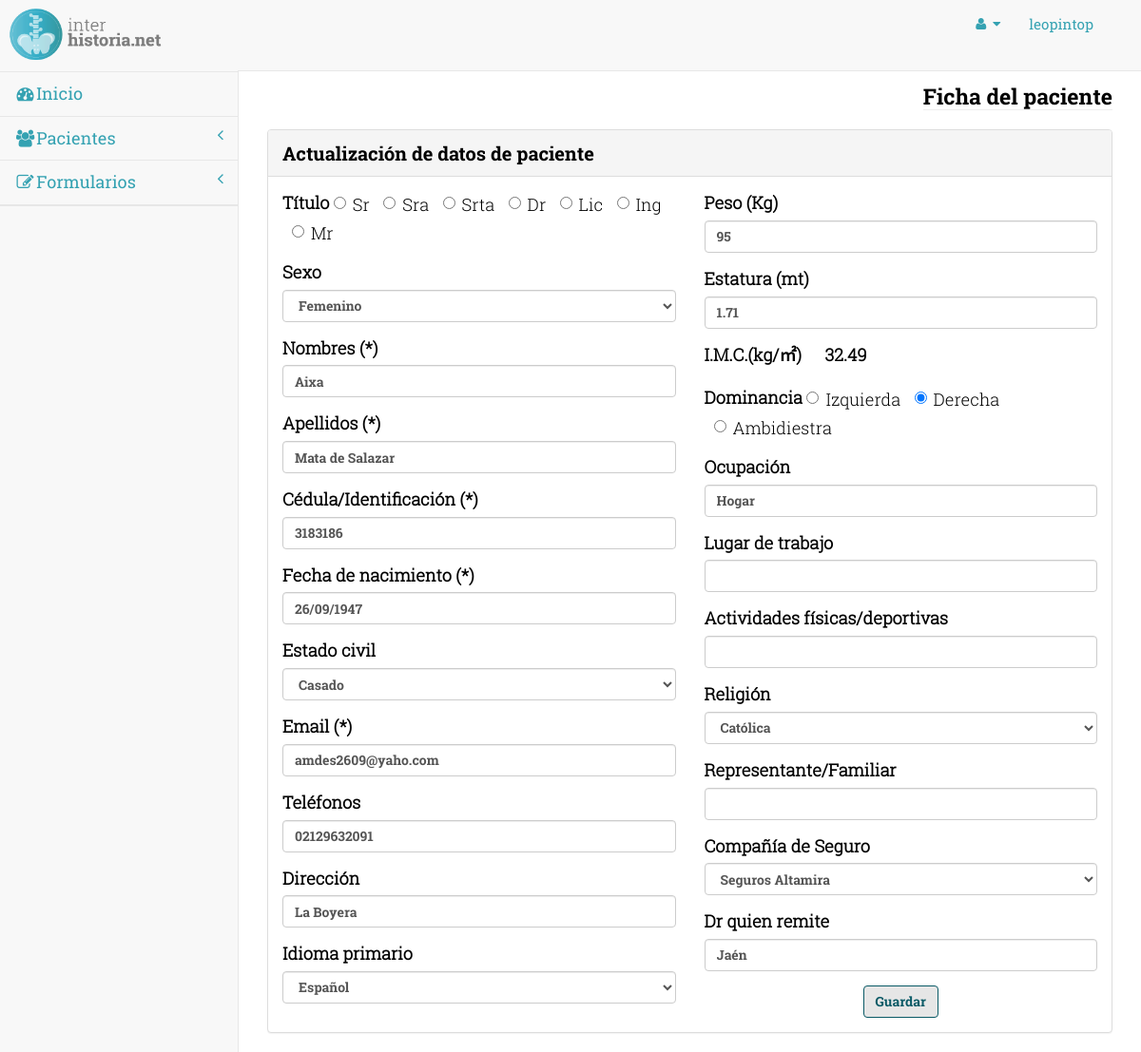
/pages/mpaciente.php?p=49 (signed in), run on the app's committed database.
### tables this page shows
CREATE TABLE IF NOT EXISTS `paciente` (
  `idPaciente` int(11) NOT NULL AUTO_INCREMENT,
  `titulo` varchar(4) DEFAULT NULL,
  `nombre` varchar(120) NOT NULL,
  `apellido` varchar(120) NOT NULL,
  `cedula` varchar(15) NOT NULL,
  `fecha_nacimiento` date NOT NULL,
  `direccion` varchar(200) DEFAULT NULL,
  `sexo` varchar(15) DEFAULT NULL,
  `ocupacion` varchar(45) DEFAULT NULL,
  `lugar_trabajo` varchar(100) DEFAULT NULL,
  `telefono` varchar(45) DEFAULT NULL,
  `email` varchar(45) DEFAULT NULL,
  `edo_civil` varchar(45) DEFAULT NULL,
  `religion` varchar(45) DEFAULT NULL,
  `representante` varchar(45) DEFAULT NULL,
  `idioma` varchar(45) DEFAULT NULL,
  `actividad_fisica` varchar(120) DEFAULT NULL,
  `peso` double DEFAULT NULL,
  `estatura` float DEFAULT NULL,
  `imc` double DEFAULT NULL,
  `dominancia` varchar(45) DEFAULT NULL,
  `seguro` varchar(45) DEFAULT NULL,
  `dr_remitido` varchar(45) DEFAULT NULL,
  `idUsuario` int(2) DEFAULT NULL,
  PRIMARY KEY (`idPaciente`),
  KEY `idUsuario` (`idUsuario`)
);

### bd/data-paciente.php (called while the page is built, shortened)
<?php
	function obtenerPacienteId( $link, $idp ){
		$q = "Select idPaciente as id, titulo, nombre, apellido, cedula, DATE_FORMAT(fecha_nacimiento,'%d/%m/%Y') as fnac,
		YEAR(CURDATE())-YEAR(fecha_nacimiento) + IF(DATE_FORMAT(CURDATE(),'%m-%d') > DATE_FORMAT(fecha_nacimiento,'%m-%d'), 0, -1) as edad, sexo, ocupacion, lugar_trabajo as lt, edo_civil as cv, religion, representante, idioma, actividad_fisica as af, peso, estatura, imc, dominancia, seguro, dr_remitido,
				YEAR(CURDATE())-YEAR(fecha_nacimiento) + IF(DATE_FORMAT(CURDATE(),'%m-%d') > DATE_FORMAT(fecha_nacimiento,'%m-%d'), 0, -1) as edad, telefono, email, direccion as dir from paciente where idPaciente = $idp";
		$data = mysql_fetch_array( mysql_query ( $q, $link ) );
		return $data;
	}
	function tselop( $texto, $val, $t ){
		if( $t == "sel" ) $ts = "selected"; if( $t == "chk" ) $ts = "checked";
		$tx = "";
		if( $texto == $val ) $tx = $ts;
		return $tx;
	}
?>

### pages/mpaciente.php (the view, shortened to what this page needs)
<?php
	include( "../bd/data-paciente.php" );
	if( isset( $_GET["p"] ) ) $p = $_GET["p"]; else $p = 0;
?>
<!DOCTYPE html>
<html lang="es">
    <link rel="stylesheet" type="text/css" href="../css/bootstrap.css">
    <link rel="stylesheet" type="text/css" href="../css/bootstrapValidator.css">
    <link rel="stylesheet" type="text/css" href="../css/ihstyle.css">
    <link rel="stylesheet" type="text/css" href="../css/datepicker.css">
    <link rel="stylesheet" type="text/css" href="../css/datepicker3.css">
<head>
    <link href="../bower_components/bootstrap/dist/css/bootstrap.min.css" rel="stylesheet">
    <link href="../bower_components/metisMenu/dist/metisMenu.min.css" rel="stylesheet">
    <link href="../dist/css/timeline.css" rel="stylesheet">
    <link href="../dist/css/sb-admin-2.css" rel="stylesheet">
    <link href="../bower_components/morrisjs/morris.css" rel="stylesheet">
    <link href="../bower_components/font-awesome/css/font-awesome.min.css" rel="stylesheet" type="text/css">
</head>
<body>
	<?php $paciente = obtenerPacienteId( $dbh, $p ); ?>
    <div id="wrapper">
      <nav class="navbar navbar-default navbar-static-top" role="navigation" style="margin-bottom:0; min-height:75px;">
          <div class="navbar-header" style="/*float:none;*/">
            <a class="navbar-brand" href="index.php" style="padding:7px; position:absolute; z-index:9;">
            	<img src="../img/logo.png" width="165" height="58">
            </a>
            </div>
            <?php include( "navbar-header.php" );?>
            <?php include( "imenu.php" );?>
        </nav>
      	<div id="page-wrapper">
            <div class="row">
                <div class="col-lg-12">
                    <h1 class="page-header"><span class="title">Ficha del paciente</span></h1>
                </div>
            </div>
            <div class="row">
                <div class="col-lg-12">
                    <div class="panel panel-default">
                        <div class="panel-heading">Actualización de datos de paciente</div>
                        <div class="panel-body">
                            <div class="row">
                            	<form role="form" id="form_mpaciente" method="get">
                                    <div class="col-lg-6">
                                    	<div class="form-group">
                                            <label>Título</label>
                                            <?php $tit = $paciente["titulo"];?>
                                            <label class="radio-inline">
                                                <input type="radio" name="titulo" id="rbt-sr" value="sr" <?php echo tselop("sr",$tit,"chk");?>>Sr
                                            </label>
                                            <label class="radio-inline">
                                                <input type="radio" name="titulo" id="rbt-sra" value="sra" <?php echo tselop("sra",$tit,"chk");?>>Sra
                                            </label>
                                            <label class="radio-inline">
                                                <input type="radio" name="titulo" id="rbt-srta" value="srta"<?php echo tselop("srta",$tit,"chk");?>>Srta
                                            </label>
                                            <label class="radio-inline">
                                                <input type="radio" name="titulo" id="rbt-dr" value="dr" <?php echo tselop("dr",$tit,"chk");?>>Dr
                                            </label>
                                            <label class="radio-inline">
                                                <input type="radio" name="titulo" id="rbt-lic" value="lic" <?php echo tselop("lic",$tit,"chk");?>>Lic
                                            </label>
                                            <label class="radio-inline">
                                                <input type="radio" name="titulo" id="rbt-ing" value="ing" <?php echo tselop("ing",$tit,"chk");?>>Ing
                                            </label>
                                            <label class="radio-inline">
                                                <input type="radio" name="titulo" id="rbt-mr" value="mr" <?php echo tselop("mr",$tit,"chk");?>>Mr
                                            </label>
                                        </div>
                                        <div class="form-group">
                                            <label>Sexo</label>
                                            <select class="form-control" name="sexo" id="psexo">
                                                <option value="femenino">Femenino</option>
                                            </select>
                                        </div>
                                        <div class="form-group">
                                            <label>Nombres (*)</label>
                                            <input class="form-control" name="nombres" id="pnombres" value="<?php echo $paciente["nombre"];?>">
                                        </div>
                                        <div class="form-group">
                                            <label>Apellidos (*)</label>
                                            <input class="form-control" name="apellidos" id="papellidos" value="<?php echo $paciente["apellido"];?>">
                                        </div>
                                        <div class="form-group">
                                            <label>Cédula/Identificación (*)</label>
                                            <input class="form-control" name="cedula" id="pcedula" value="<?php echo $paciente["cedula"];?>">
                                        </div>
                                        <div class="form-group">
                                            <label>Fecha de nacimiento (*)</label>
                                            <input class="form-control" id="datetimepicker" readonly
                                            name="pfnacimiento" value="<?php echo $paciente["fnac"]?>">
                                        </div>
                                        <div class="form-group">
                                            <label>Estado civil</label>
                                            <?php $ec = $paciente["cv"]?>
                                            <select class="form-control" name="edocivil" id="pedocivil">
                                                <option value="casado" <?php echo tselop("casado",$ec,"sel");?>>Casado</option>
                                            </select>
                                        </div>
                                        <div class="form-group">
                                            <label>Email (*)</label>
                                            <input type="email" class="form-control" name="email" id="email" value="<?php echo $paciente["email"]?>">
                                        </div>
                                        <div class="form-group">
                                            <label>Teléfonos</label>
                                            <input class="form-control" name="telefono1" id="ptelefono1"
                                            value="<?php echo $paciente["telefono"]?>">
                                        </div>
                                        <div class="form-group">
                                            <label>Dirección</label>
                                            <input class="form-control" name="direccion" id="pdireccion"
                                            value="<?php echo $paciente["dir"]?>">
                                        </div>
                                        <div class="form-group">
                                            <label>Idioma primario</label>
                                            <?php $idioma = $paciente["idioma"]?>
                                            <select class="form-control" name="idioma" id="pidioma">
                                                <option value="español" <?php echo tselop( "español",$idioma,"sel");?>>Español</option>
                                            </select>
                                        </div>
                                	</div>
                                    <div class="col-lg-6">
                                        <div class="form-group">
                                            <label>Peso (Kg)</label>
                                            <input class="form-control" name="peso" id="ppeso"
                                            onBlur="mostrarIMC()" onKeyPress="mostrarIMC()" value="<?php echo $paciente["peso"]?>">
                                        </div>
                                        <div class="form-group">
                                            <label>Estatura (mt)</label>
                                            <input class="form-control" name="estatura" id="pestatura" onKeyPress="mostrarIMC()"
                                            onBlur="mostrarIMC()" value="<?php echo $paciente["estatura"]?>">
                                        </div>
                                        <div class="form-group">
                                            <label>I.M.C.(kg/㎡)</label>
                                            <label id="imcval" style="margin-left:20px"><?php echo $paciente["imc"]?></label>
                                        </div>
                                        <div class="form-group">
                                            <label>Dominancia</label>
                                            <label class="radio-inline">
                                                <input type="radio" name="dominancia" id="rbt-sr" value="Izquierda"
												<?php echo tselop("Izquierda",$paciente["dominancia"],"chk");?>>Izquierda
                                            </label>
                                            <label class="radio-inline">
                                                <input type="radio" name="dominancia" id="rbt-sra" value="Derecha"
												<?php echo tselop("Derecha",$paciente["dominancia"],"chk");?>>Derecha
                                            </label>
                                            <label class="radio-inline">
                                                <input type="radio" name="dominancia" id="rbt-srta" value="Ambidiestra"
												<?php echo tselop("Ambidiestra",$paciente["dominancia"],"chk");?>>Ambidiestra
                                            </label>
                                        </div>
                                        <div class="form-group">
                                            <label>Ocupación</label>
                                            <input class="form-control" name="ocupacion" id="pocupación" value="<?php echo $paciente["ocupacion"]?>">
                                        </div>
                                        <div class="form-group">
                                            <label>Lugar de trabajo</label>
                                            <input class="form-control" name="ltrabajo" id="pltrabajo" value="<?php echo $paciente["lt"]?>">
                                        </div>
                                        <div class="form-group">
                                            <label>Actividades físicas/deportivas</label>
                                            <input class="form-control" name="actividades" id="pactividades" value="<?php echo $paciente["af"]?>">
                                        </div>
                                        <div class="form-group">
                                            <label>Religión</label>
                                            <?php $rel = $paciente["religion"];?>
                                            <select class="form-control" name="religion" id="preligion">
                                                <option value="catolica" <?php echo tselop("catolica",$rel,"sel");?>>Católica</option>
                                            </select>
                                        </div>
                                        <div class="form-group">
                                            <label>Representante/Familiar</label>
                                            <input class="form-control" name="representante" id="prepresentante"
                                            value="<?php echo $paciente["representante"]?>">
                                        </div>
                                        <div class="form-group">
                                            <label>Compañía de Seguro</label>
											<?php $seg = $paciente["seguro"];?>
                                            <select class="form-control" name="seguro" id="pseguro" onChange="chopt(this)">
                                            	<option value="seguros_altamira" <?php echo tselop("seguros_altamira",$seg,"sel");?>>Seguros Altamira</option>
                                            </select>
                                        </div>
                                        <div class="form-group">
                                            <label>Dr quien remite</label>
                                            <input class="form-control" name="doctor" id="pdoctor" value="<?php echo $paciente["dr_remitido"]?>">
                                        </div>
                                        <?php if($p != 0) {?>
                                        <div align="center">
                                        	<button type="button" class="btn btn-form" onClick="actPaciente()">Guardar</button>
                                        </div>
                                        <?php } ?>
                                    </div>
                                </form>
                            </div>
                        </div>
                    </div>
                </div>
            </div>
		</div>
      </div>
</body>
</html>

### data on the page
paciente: nombres "Aixa", apellidos "Mata de Salazar", cedula "3183186", email "amdes2609@yaho.com", telefono1 "02129632091", direccion "La Boyera", peso "95", estatura "1.71", imc "32.49", ocupacion "Hogar", doctor "Jaén"

### other printed values
$nuser "leopintop"
